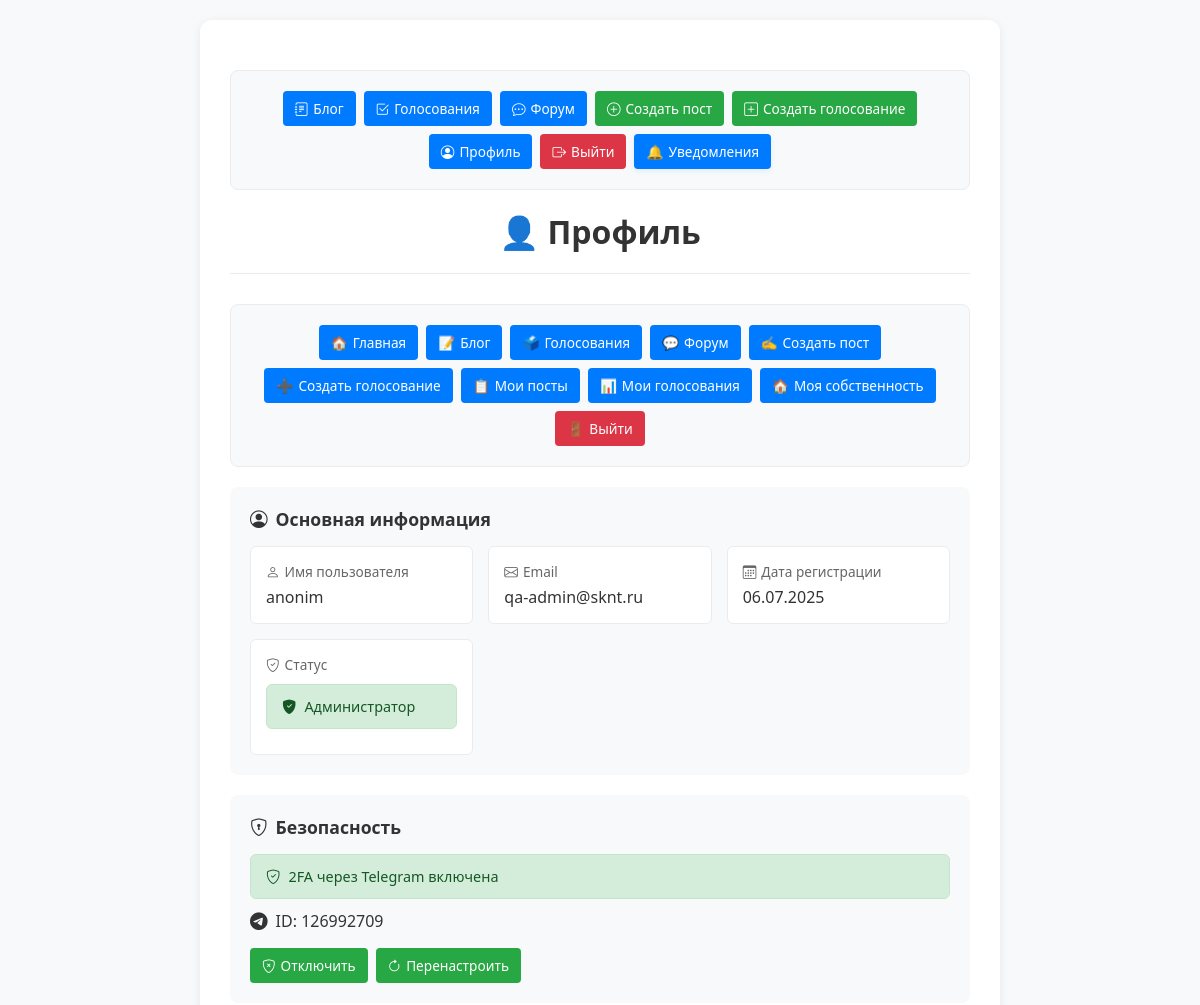
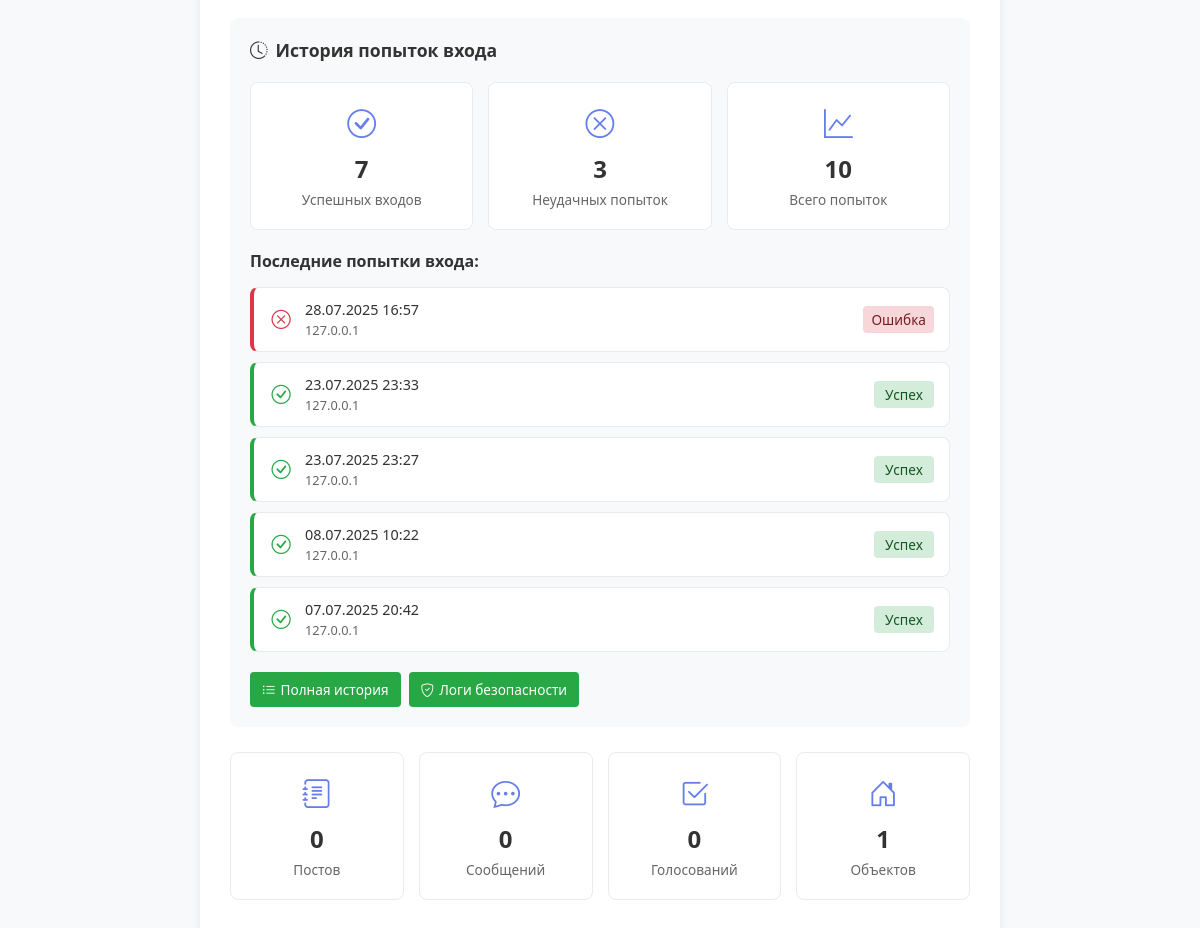
The page /profile (signed in) on the database its author committed (2 pictures, top to bottom).
### model/db_models.py (models this page shows, shortened)
class User(UserMixin, db.Model):
    id = db.Column(db.Integer, primary_key=True)
    username = db.Column(db.String(80), unique=True, nullable=False)
    email = db.Column(db.String(120), unique=True, nullable=False)
    password_hash = db.Column(db.String(128))
    created_at = db.Column(db.DateTime, default=datetime.utcnow)
    is_active = db.Column(db.Boolean, default=True)
    is_admin = db.Column(db.Boolean, default=False)  # Добавлено поле для админов
    last_login = db.Column(db.DateTime, nullable=True)
    failed_login_attempts = db.Column(db.Integer, default=0)
    locked_until = db.Column(db.DateTime, nullable=True)
    password_changed_at = db.Column(db.DateTime, default=datetime.utcnow)
    require_password_change = db.Column(db.Boolean, default=False)
    telegram_enabled = db.Column(db.Boolean, default=False)
    telegram_chat_id = db.Column(db.String(50), nullable=True)
    telegram_username = db.Column(db.String(100), nullable=True)

class LoginAttempt(db.Model):
    id = db.Column(db.Integer, primary_key=True)
    username = db.Column(db.String(80), nullable=False)
    ip_address = db.Column(db.String(45), nullable=False)  # Поддержка IPv6
    user_agent = db.Column(db.String(500), nullable=True)
    success = db.Column(db.Boolean, default=False)
    attempted_at = db.Column(db.DateTime, default=datetime.utcnow)

### app.py (the view)
    @app.route('/profile')
    @login_required
    def profile():
        user_stats = {
            'posts_count': len(current_user.posts),  # Количество блог-постов
            'forum_posts_count': len(current_user.forum_posts),  # Количество сообщений на форуме
            'votings_count': len(current_user.created_votings),  # Количество созданных голосований
            'properties_count': len(current_user.properties)  # Количество свойств пользователя
        }
        from model.db_models import LoginAttempt
        recent_login_attempts = LoginAttempt.query.filter_by(username=current_user.username)\
            .order_by(LoginAttempt.attempted_at.desc())\
            .limit(5).all()
        total_attempts = LoginAttempt.query.filter_by(username=current_user.username).count()
        successful_attempts = LoginAttempt.query.filter_by(username=current_user.username, success=True).count()
        failed_attempts = total_attempts - successful_attempts
        login_stats = {
            'total_attempts': total_attempts,  # Всего попыток
            'successful_attempts': successful_attempts,  # Успешных попыток
            'failed_attempts': failed_attempts,  # Неуспешных попыток
            'recent_attempts': recent_login_attempts  # Список последних попыток
        }
        return render_template('profile.html', user_stats=user_stats, login_stats=login_stats)

### templates/profile.html (shortened to what this page needs)
<!DOCTYPE html>
<html lang="ru">
<head>
    <link href="https://cdn.jsdelivr.net/npm/bootstrap-icons@1.10.0/font/bootstrap-icons.css" rel="stylesheet">
</head>
<body>
    <div class="container">
        {% include 'base_notifications.html' %}
        <div class="header">
            <h1>👤 Профиль</h1>
        </div>
        <div class="nav-links">
            <a href="{{ url_for('index') }}"><span>🏠</span>Главная</a>
            <a href="{{ url_for('blog.index') }}"><span>📝</span>Блог</a>
            <a href="{{ url_for('voting.index') }}"><span>🗳️</span>Голосования</a>
            <a href="{{ url_for('forum.index') }}"><span>💬</span>Форум</a>
            <a href="{{ url_for('blog.create') }}"><span>✍️</span>Создать пост</a>
            <a href="{{ url_for('voting.create_voting') }}"><span>➕</span>Создать голосование</a>
            <a href="{{ url_for('blog.my_posts') }}"><span>📋</span>Мои посты</a>
            <a href="{{ url_for('voting.my_votings') }}"><span>📊</span>Мои голосования</a>
            <a href="{{ url_for('voting.my_properties') }}"><span>🏠</span>Моя собственность</a>
            <a href="{{ url_for('auth.logout') }}" class="logout-link"><span>🚪</span>Выйти</a>
        </div>
        <div class="profile-section">
            <h3>
                <i class="bi bi-person-circle"></i>
                Основная информация
            </h3>
            <div class="profile-info">
                <div class="info-item">
                    <div class="info-label">
                        <i class="bi bi-person"></i>
                        Имя пользователя
                    </div>
                    <div class="info-value">{{ current_user.username }}</div>
                </div>
                <div class="info-item">
                    <div class="info-label">
                        <i class="bi bi-envelope"></i>
                        Email
                    </div>
                    <div class="info-value">{{ current_user.email }}</div>
                </div>
                <div class="info-item">
                    <div class="info-label">
                        <i class="bi bi-calendar3"></i>
                        Дата регистрации
                    </div>
                    <div class="info-value">{{ current_user.created_at.strftime('%d.%m.%Y') }}</div>
                </div>
                <div class="info-item">
                    <div class="info-label">
                        <i class="bi bi-shield-check"></i>
                        Статус
                    </div>
                    <div class="info-value">
                        {% if current_user.is_admin %}
                            <span class="security-status status-safe">
                                <i class="bi bi-shield-fill-check"></i>
                                Администратор
                            </span>
                        {% else %}
                            <span class="security-status status-safe">
                                <i class="bi bi-person-check"></i>
                                Пользователь
                            </span>
                        {% endif %}
                    </div>
                </div>
            </div>
        </div>
        <div class="profile-section">
            <h3>
                <i class="bi bi-shield-lock"></i>
                Безопасность
            </h3>
            {% if current_user.telegram_enabled %}
                <div class="security-status status-safe">
                    <i class="bi bi-shield-check"></i>
                    2FA через Telegram включена
                </div>
                <div class="telegram-status">
                    <i class="bi bi-telegram telegram-icon"></i>
                    <span>ID: {{ current_user.telegram_chat_id or 'Не настроен' }}</span>
                </div>
                <div class="security-links">
                    <a href="{{ url_for('telegram_bot.disable_2fa') }}">
                        <i class="bi bi-shield-x"></i>
                        Отключить
                    </a>
                    <a href="{{ url_for('telegram_bot.setup_2fa') }}">
                        <i class="bi bi-arrow-clockwise"></i>
                        Перенастроить
                    </a>
                </div>
            {% endif %}
        </div>
        <div class="profile-section">
            <h3>
                <i class="bi bi-clock-history"></i>
                История попыток входа
            </h3>
            <div class="login-stats-grid">
                <div class="stat-card">
                    <div class="stat-icon">
                        <i class="bi bi-check-circle"></i>
                    </div>
                    <div class="stat-number">{{ login_stats.successful_attempts }}</div>
                    <div class="stat-label">Успешных входов</div>
                </div>
                <div class="stat-card">
                    <div class="stat-icon">
                        <i class="bi bi-x-circle"></i>
                    </div>
                    <div class="stat-number">{{ login_stats.failed_attempts }}</div>
                    <div class="stat-label">Неудачных попыток</div>
                </div>
                <div class="stat-card">
                    <div class="stat-icon">
                        <i class="bi bi-graph-up"></i>
                    </div>
                    <div class="stat-number">{{ login_stats.total_attempts }}</div>
                    <div class="stat-label">Всего попыток</div>
                </div>
            </div>
            {% if login_stats.recent_attempts %}
            <div class="recent-attempts">
                <h4>Последние попытки входа:</h4>
                <div class="attempts-list">
                    {% for attempt in login_stats.recent_attempts %}
                    <div class="attempt-item {% if attempt.success %}success{% else %}failed{% endif %}">
                        <div class="attempt-icon">
                            {% if attempt.success %}
                                <i class="bi bi-check-circle"></i>
                            {% else %}
                                <i class="bi bi-x-circle"></i>
                            {% endif %}
                        </div>
                        <div class="attempt-details">
                            <div class="attempt-time">{{ attempt.attempted_at.strftime('%d.%m.%Y %H:%M') }}</div>
                            <div class="attempt-ip">{{ attempt.ip_address }}</div>
                        </div>
                        <div class="attempt-status">
                            {% if attempt.success %}Успех{% else %}Ошибка{% endif %}
                        </div>
                    </div>
                    {% endfor %}
                </div>
            </div>
            {% endif %}
            <div class="security-links">
                <a href="{{ url_for('security.login_attempts') }}">
                    <i class="bi bi-list-ul"></i>
                    Полная история
                </a>
                <a href="{{ url_for('security.security_logs') }}">
                    <i class="bi bi-shield-check"></i>
                    Логи безопасности
                </a>
            </div>
        </div>
        <div class="stats-grid">
            <div class="stat-card">
                <div class="stat-icon">
                    <i class="bi bi-journal-text"></i>
                </div>
                <div class="stat-number">{{ user_stats.posts_count }}</div>
                <div class="stat-label">Постов</div>
            </div>
            <div class="stat-card">
                <div class="stat-icon">
                    <i class="bi bi-chat-dots"></i>
                </div>
                <div class="stat-number">{{ user_stats.forum_posts_count }}</div>
                <div class="stat-label">Сообщений</div>
            </div>
            <div class="stat-card">
                <div class="stat-icon">
                    <i class="bi bi-check2-square"></i>
                </div>
                <div class="stat-number">{{ user_stats.votings_count }}</div>
                <div class="stat-label">Голосований</div>
            </div>
            <div class="stat-card">
                <div class="stat-icon">
                    <i class="bi bi-house-door"></i>
                </div>
                <div class="stat-number">{{ user_stats.properties_count }}</div>
                <div class="stat-label">Объектов</div>
            </div>
        </div>
    </div>
</body>
</html>

### templates/profile.html (style rules this page uses)
* { margin: 0; padding: 0; box-sizing: border-box; }
body { font-family: 'Segoe UI', Tahoma, Geneva, Verdana, sans-serif; background: #f8f9fa; min-height: 100vh; padding: 20px; color: #333; }
.container { max-width: 800px; margin: 0 auto; background: white; padding: 30px; border-radius: 12px; box-shadow: 0 2px 10px rgba(0,0,0,0.08); }
.header { text-align: center; margin-bottom: 30px; padding-bottom: 20px; border-bottom: 1px solid #e9ecef; }
.header h1 { color: #333; font-size: 2em; font-weight: 600; }
.profile-section { background: #f8f9fa; border-radius: 8px; padding: 20px; margin-bottom: 20px; }
.profile-section h3 { margin: 0 0 15px 0; color: #333; font-size: 1.1em; font-weight: 600; display: flex; align-items: center; gap: 8px; }
.profile-info { display: grid; grid-template-columns: repeat(auto-fit, minmax(200px, 1fr)); gap: 15px; }
.info-item { background: white; padding: 15px; border-radius: 6px; border: 1px solid #e9ecef; }
.info-label { font-weight: 500; color: #666; font-size: 0.85em; margin-bottom: 5px; display: flex; align-items: center; gap: 5px; }
.info-value { color: #333; font-size: 1em; font-weight: 500; }
.security-status { display: flex; align-items: center; gap: 8px; padding: 12px 15px; border-radius: 6px; font-size: 0.9em; font-weight: 500; margin: 10px 0; }
.status-safe { background: #d4edda; color: #155724; border: 1px solid #c3e6cb; }
.security-links { display: flex; flex-wrap: wrap; gap: 8px; margin-top: 15px; }
.security-links a { display: flex; align-items: center; gap: 5px; padding: 8px 12px; font-size: 0.85em; font-weight: 500; background: #28a745; color: white; text-decoration: none; border-radius: 4px; transition: background 0.2s; }
.telegram-status { display: flex; align-items: center; gap: 8px; margin: 10px 0; }
.telegram-icon { font-size: 1.1em; }
.stats-grid { display: grid; grid-template-columns: repeat(auto-fit, minmax(150px, 1fr)); gap: 15px; margin: 25px 0; }
.stat-card { background: white; padding: 20px; border-radius: 8px; text-align: center; border: 1px solid #e9ecef; }
.stat-icon { font-size: 1.8em; margin-bottom: 10px; color: #667eea; }
.stat-number { font-size: 1.5em; font-weight: 600; color: #333; margin-bottom: 5px; }
.stat-label { color: #666; font-size: 0.85em; font-weight: 500; }
.nav-links { display: flex; flex-wrap: wrap; gap: 8px; justify-content: center; margin: 25px 0; }
.nav-links a { display: flex; align-items: center; gap: 5px; padding: 8px 12px; font-size: 0.85em; font-weight: 500; background: #007bff; color: white; text-decoration: none; border-radius: 4px; transition: background 0.2s; }
.logout-link { background: #dc3545 !important; }
.login-stats-grid { display: grid; grid-template-columns: repeat(auto-fit, minmax(150px, 1fr)); gap: 15px; margin: 20px 0; }
.recent-attempts { margin: 20px 0; }
.recent-attempts h4 { margin: 0 0 15px 0; color: #333; font-size: 1em; font-weight: 600; }
.attempts-list { display: flex; flex-direction: column; gap: 10px; }
.attempt-item { display: flex; align-items: center; gap: 12px; padding: 12px 15px; background: white; border-radius: 8px; border: 1px solid #e9ecef; transition: all 0.2s; }
.attempt-item.success { border-left: 4px solid #28a745; }
.attempt-item.failed { border-left: 4px solid #dc3545; }
.attempt-icon { font-size: 1.2em; width: 24px; text-align: center; }
.attempt-item.success .attempt-icon { color: #28a745; }
.attempt-item.failed .attempt-icon { color: #dc3545; }
.attempt-details { flex: 1; }
.attempt-time { font-weight: 500; color: #333; font-size: 0.9em; }
.attempt-ip { color: #666; font-size: 0.8em; margin-top: 2px; }
.attempt-status { font-weight: 500; font-size: 0.85em; padding: 4px 8px; border-radius: 4px; text-align: center; min-width: 60px; }
.attempt-item.success .attempt-status { background: #d4edda; color: #155724; }
.attempt-item.failed .attempt-status { background: #f8d7da; color: #721c24; }

### templates/base_notifications.html (style rules this page uses)
.nav-links { display: flex; flex-wrap: wrap; gap: 8px; justify-content: center; margin: 20px 0; padding: 20px; background: #f8f9fa; border-radius: 8px; border: 1px solid #e9ecef; }

### rows shown on the page
User: username "anonim", email "qa-admin@sknt.ru", created_at "06.07.2025", telegram_chat "126992709"
LoginAttempt: success False (drawn), attempted_at "28.07.2025 16:57", ip_address "127.0.0.1"
LoginAttempt: success True (drawn), attempted_at "23.07.2025 23:33", ip_address "127.0.0.1"
LoginAttempt: success True (drawn), attempted_at "23.07.2025 23:27", ip_address "127.0.0.1"
LoginAttempt: success True (drawn), attempted_at "08.07.2025 10:22", ip_address "127.0.0.1"
LoginAttempt: success True (drawn), attempted_at "07.07.2025 20:42", ip_address "127.0.0.1"

### other values the page prints
{{ login_stats.successful_attempts }} "7"
{{ login_stats.failed_attempts }} "3"
{{ login_stats.total_attempts }} "10"
{{ user_stats.posts_count }} "0"
{{ user_stats.forum_posts_count }} "0"
{{ user_stats.votings_count }} "0"
{{ user_stats.properties_count }} "1"
